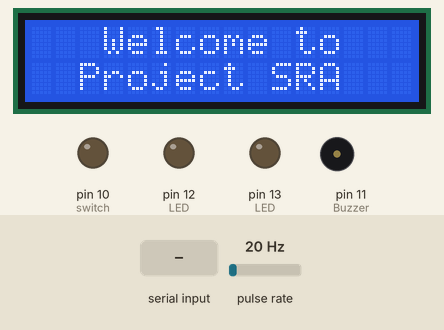
A sketch run on a simulated Arduino Uno, built with avr-gcc and run on an emulated ATmega328P. Shown: 16×2 character LCD, output pins drawn as LEDs (lit = HIGH), buzzer (waves = sounding, pin HIGH). Wiring (inferred from the names in the program): pulse sensor: data pin 2. The inputs (shaded band) are chosen by the test bench; at power-on: pulse rate 20 Hz. What the sketch prints to the serial monitor is not drawn.

Above: at 0.2 s.
At 2.2 s:
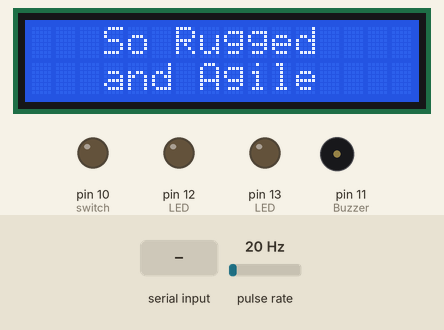
At 5.4 s:
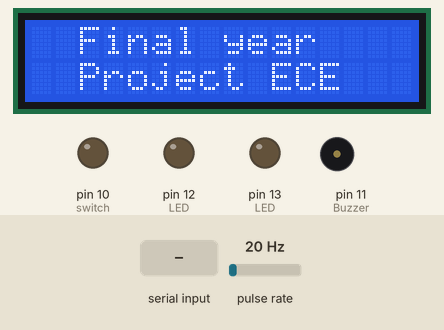
5.5 s: "1" received over Serial
Timing chart, 0 to 8.5 s (numbered marks = the images above; inputs shaded):
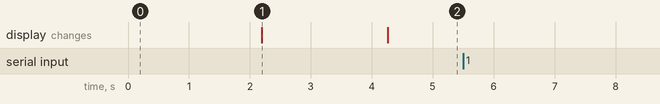

The sketch:

Water_Vending_Machine.ino
```cpp
/////********************************RFID and IoT based Smart water vending machine*********************************/////
/////******************************************Developed by Hemant Kuruva*******************************************/////

#include<LiquidCrystal.h>
char input[12];
String compare;
char checkstr[12];
int count = 0;
int flag =0;
int total=2;
int a;

/////*****Water flow sensor*****/////
float calibrationFactor = 4.5;
byte sensorInterrupt = 0;
volatile byte pulseCount;
float flowml;
float totalml;
unsigned long oldTime;

/////*****Struct*****/////
struct database {
  String id;
  int balance;
} ;

struct database cus[10];

/////*****LCD initialisation*****/////

LiquidCrystal lcd1(8,7,6,5,4,3);
//LiquidCrystal lcd2(27,26,25,24,23,22);

void setup()
{
  Serial.begin(9600);
  lcd1.begin(16,2);
  lcd1.begin(16,2);
  lcd1.setCursor(0,0);
  lcd1.print("   Welcome to   ");
  lcd1.setCursor(0,1);
  lcd1.print("  Project SRA   ");
  delay(2000);
  lcd1.begin(16,2);
  lcd1.setCursor(0,0);
  lcd1.print("   So Rugged    ");
  lcd1.setCursor(0,1);
  lcd1.print("   and Agile    ");
  delay(2000);
  lcd1.begin(16,2);
  lcd1.setCursor(0,0);
  lcd1.print("  Final year    ");
  lcd1.setCursor(0,1);
  lcd1.print("  Project ECE   ");


  pinMode(11,OUTPUT);     /*****Buzzer pin*****/
  pinMode(12,OUTPUT);     /*****Correct LED*****/
  pinMode(13,OUTPUT);     /*****Wrong LED*****/
  pinMode(10,OUTPUT);     /*****Water switch relay*****/
  pinMode(2,INPUT);       /*****Water flow sensor*****/
  digitalWrite(2,HIGH);  /*****HIGH to water flow sensor*****/

  /////*****Water flow initialisation*****/////
  pulseCount = 0;
  flowml     = 0.0;
  totalml    = 0.0;
  oldTime    = 0;

  cus[0].id=String("180089177EF8");
  cus[0].balance=2;
  cus[1].id=String("1800890536A2");
  cus[1].balance=10;

  attachInterrupt(sensorInterrupt, pulseCounter, FALLING);
}

void loop() {
  digitalWrite(12,LOW);
  digitalWrite(13,LOW);

    /////*****RFID tag read into input*****/////
    if (Serial.available())
      { Serial.println("Test1");
        count=0;

        while(Serial.available()&&count<12)
        {
          input[count]=Serial.read();
          Serial.print(input[count]);
          count++;
          delay(5);
        }

        if(count==12)
        { Serial.println("Test2");
          count=0;
          flag=1;
        }
      //delay(5);
      //Serial.println(input);

      /////*****Check the input tag in the database*****/////

      int curlog;
      int check=0;
      for (curlog=0;curlog<total;curlog++)
      {//Serial.print(cus[curlog].id);
        count=0;

      for(a=0;a<12;a++)
      {
        checkstr[a]=cus[curlog].id[a];
      }

      //Serial.print(checkstr);
      //Serial.print(input);
      for(a=0;a<12;a++)
      {
        if(input[a]==checkstr[a])
          count++;
      }
      //Serial.println(count);
      //Serial.println(checkstr);
      delay(5);
        if (count==12)
        {

          Serial.println("Test3");
          delay(50);
          flag=2;
          if (cus[curlog].balance>4)
          {
            digitalWrite(12,HIGH);
            flag=3;
            Serial.println(flag);
            Serial.println("Test4");
            goto found;
          }
        }

      }

      found: ;
      //Serial.println(flag);

      /////*****Setting the input array to FFFFFFFFFFFF******/////

        for (count=0;count<12;count++)  //Changing back input tag to FFFFFFFFFFFF
        {
          input[count]='F';
        }
        count=0;

      /////*****LCD and buzzer part*****/////

      if (flag==1)
      {
        /*Invalid card*/;
        Serial.println("Test5");
        digitalWrite(13,HIGH);
        lcd1.setCursor(0,0);
        lcd1.print("  Invalid card  ");
        lcd1.setCursor(0,1);
        lcd1.print("                ");
        tone(11,2000,1000);
        delay(500);
        noTone(11);
        delay(500);
        tone(11,2000,1000);
        delay(500);
        noTone(11);
      }
      else if (flag==2)
      {
        /*Low balance, please recharge*/;
        digitalWrite(13,HIGH);
        lcd1.setCursor(0,0);
        lcd1.print(" Low balance");
        lcd1.setCursor(0,1);
        lcd1.print("Please recharge");
        Serial.println("Test6");
        tone(11,2000,1000);
        delay(500);
        noTone(11);
        delay(500);
        tone(11,2000,1000);
        delay(500);
        noTone(11);
      }
      else if (flag==3)
      {
        lcd1.setCursor(0,0);
        lcd1.print("  Please place  ");
        lcd1.setCursor(0,1);
        lcd1.print("    the can    ");
        cus[1].balance-=4;
        /*Please place the can*/;
        Serial.println("Test7");
        tone(11,2000,1000);
        delay(2000);
        noTone(11);
        digitalWrite(10,HIGH);
        delay(1000);

        /*****Water flow sensor*****/
        for (;totalml<100;)
        {
        if ((millis() - oldTime)>1000)
           {
            Serial.print("Testwater");
            detachInterrupt(sensorInterrupt);
            flowml = ((((1000.0/(millis()-oldTime))*pulseCount)/calibrationFactor)/60)*1000;
            oldTime = millis();
            totalml+=flowml;
            Serial.println(totalml);
            if(totalml>100)
              digitalWrite(10,LOW);

            pulseCount=0;
            attachInterrupt(sensorInterrupt, pulseCounter, FALLING);
           }

        }
        digitalWrite(10,LOW);

        /////*****Water flow initialisation*****/////
  pulseCount = 0;
  flowml     = 0.0;
  totalml    = 0.0;
  oldTime    = 0;

      }
    }
}

void pulseCounter()
{
  // Increment the pulse counter
  pulseCount++;
}
```

Measured:
- after the input at 5.5 s, every drawn part: stays the same
- what the display in image 1 shows lasts 2.1 s, from 2.2 s to 4.3 s
